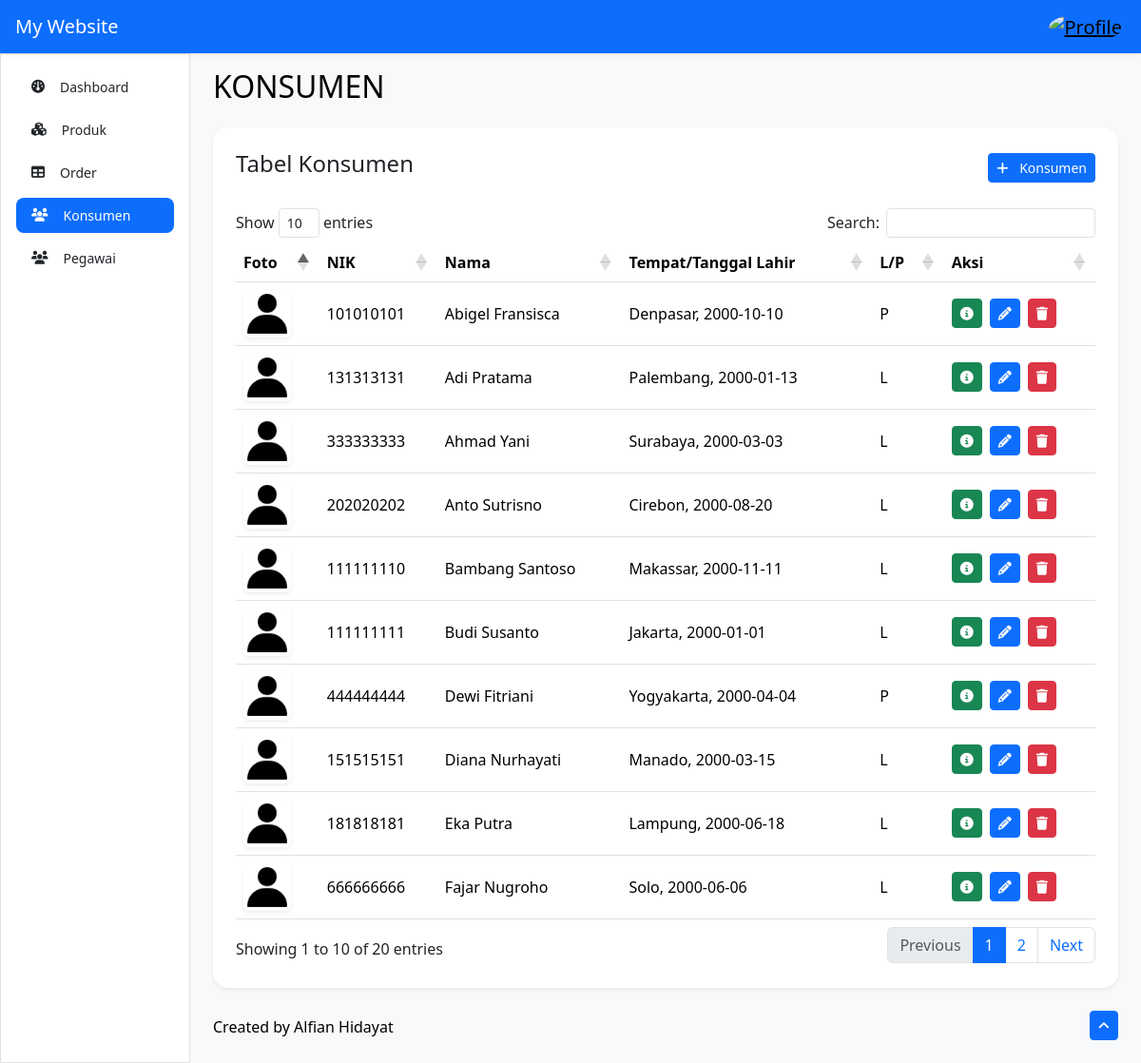
The app's page /customer-data.php with its own data.
### tables this page shows
CREATE TABLE `tb_konsumen` (
  `nik` varchar(16) NOT NULL,
  `nama` varchar(35) NOT NULL,
  `tempat_lahir` varchar(50) NOT NULL,
  `tanggal_lahir` date NOT NULL,
  `jenis_kelamin` varchar(1) NOT NULL,
  `telepon` varchar(13) NOT NULL,
  `foto` varchar(50) NOT NULL
);

### customer-data.php (the view, shortened to what this page needs)
<?php
include 'template/_header.php';
?>
<main class="col-md-9 ms-sm-auto col-lg-10 px-md-4">
    <div class="d-flex justify-content-between flex-wrap flex-md-nowrap align-items-center py-3">
        <h2 class="h2">KONSUMEN</h2>
    </div>
    <div class="card rounded-4 border-0 shadow-sm">
        <div class="card-body p-4">
            <div class="row">
                <div class="col">
                    <div class="d-flex justify-content-between align-items-center mb-4">
                        <h4 class="h4">Tabel Konsumen</h4>
                        <a href="customer-create.php" class="btn btn-primary btn-sm"><i class="fa-solid fa-plus"></i>
                            <span class="ms-2 d-none d-lg-inline">Konsumen</span>
                        </a>
                    </div>
                    <div class="table-responsive">
                        <table class="table table-hover" id="example">
                            <thead>
                                <tr class="align-middle">
                                    <th scope="col">Foto</th>
                                    <th scope="col">NIK</th>
                                    <th scope="col">Nama</th>
                                    <th scope="col">Tempat/Tanggal Lahir</th>
                                    <th scope="col">L/P</th>
                                    <th scope="col">Aksi</th>
                                </tr>
                            </thead>
                            <tbody>
                                <?php
                                include 'template/_connection.php';
                                $konsumen = mysqli_query($db, "SELECT * FROM tb_konsumen ORDER BY nama ASC");
                                while ($result = mysqli_fetch_array($konsumen)) {
                                ?>
                                    <tr class="align-middle">
                                        <td><img src="img/<?= $result['foto']; ?>" alt="<?= $result['nama']; ?>" class="rounded-2 shadow-sm object-fit-cover" width="50" height="50"></td>
                                        <td><?= $result['nik']; ?></td>
                                        <td><?= $result['nama']; ?></td>
                                        <td><?= $result['tempat_lahir'] . ", " . $result['tanggal_lahir']; ?></td>
                                        <td><?= $result['jenis_kelamin']; ?></td>
                                        <td>
                                            <div class="d-flex flex-row gap-2">
                                                <a href="customer-detail.php?nik=<?= $result['nik']; ?>" class="btn btn-success btn-sm"><i class="fa-solid fa-info-circle"></i></a>
                                                <a href="customer-edit.php?nik=<?= $result['nik']; ?>" class="btn btn-primary btn-sm"><i class="fa-solid fa-pencil"></i></a>
                                                <a href="customer-delete.php?nik=<?= $result['nik']; ?>" class="btn btn-danger btn-sm" onclick="return confirm('Data akan dihapus?')"><i class="fa-solid fa-trash"></i></a>
                                            </div>
                                        </td>
                                    </tr>
                                <?php
                                }; ?>
                            </tbody>
                        </table>
                    </div>
                </div>
            </div>
        </div>
    </div>
    <footer class="py-4">
        <div class="d-flex flex-wrap justify-content-between align-items-center">
            <span class="fw-medium mt-1">Created by Alfian Hidayat</span>
            <a href="#" class="btn btn-sm btn-primary"><i class="fa-solid fa-angle-up"></i></a>
        </div>
    </footer>
</main>
<?php include 'template/_footer.php'; ?>

### records on screen
tb_konsumen: foto (placeholder picture), nik "101010101", nama "Abigel Fransisca", tempat_lahir "Denpasar", tanggal_lahir "2000-10-10", jenis_kelamin "P"
tb_konsumen: foto (placeholder picture), nik "131313131", nama "Adi Pratama", tempat_lahir "Palembang", tanggal_lahir "2000-01-13", jenis_kelamin "L"
tb_konsumen: foto (placeholder picture), nik "333333333", nama "Ahmad Yani", tempat_lahir "Surabaya", tanggal_lahir "2000-03-03", jenis_kelamin "L"
tb_konsumen: foto (placeholder picture), nik "202020202", nama "Anto Sutrisno", tempat_lahir "Cirebon", tanggal_lahir "2000-08-20", jenis_kelamin "L"
tb_konsumen: foto (placeholder picture), nik "111111110", nama "Bambang Santoso", tempat_lahir "Makassar", tanggal_lahir "2000-11-11", jenis_kelamin "L"
tb_konsumen: foto (placeholder picture), nik "111111111", nama "Budi Susanto", tempat_lahir "Jakarta", tanggal_lahir "2000-01-01", jenis_kelamin "L"
tb_konsumen: foto (placeholder picture), nik "444444444", nama "Dewi Fitriani", tempat_lahir "Yogyakarta", tanggal_lahir "2000-04-04", jenis_kelamin "P"
tb_konsumen: foto (placeholder picture), nik "151515151", nama "Diana Nurhayati", tempat_lahir "Manado", tanggal_lahir "2000-03-15", jenis_kelamin "L"
tb_konsumen: foto (placeholder picture), nik "181818181", nama "Eka Putra", tempat_lahir "Lampung", tanggal_lahir "2000-06-18", jenis_kelamin "L"
tb_konsumen: foto (placeholder picture), nik "666666666", nama "Fajar Nugroho", tempat_lahir "Solo", tanggal_lahir "2000-06-06", jenis_kelamin "L"
